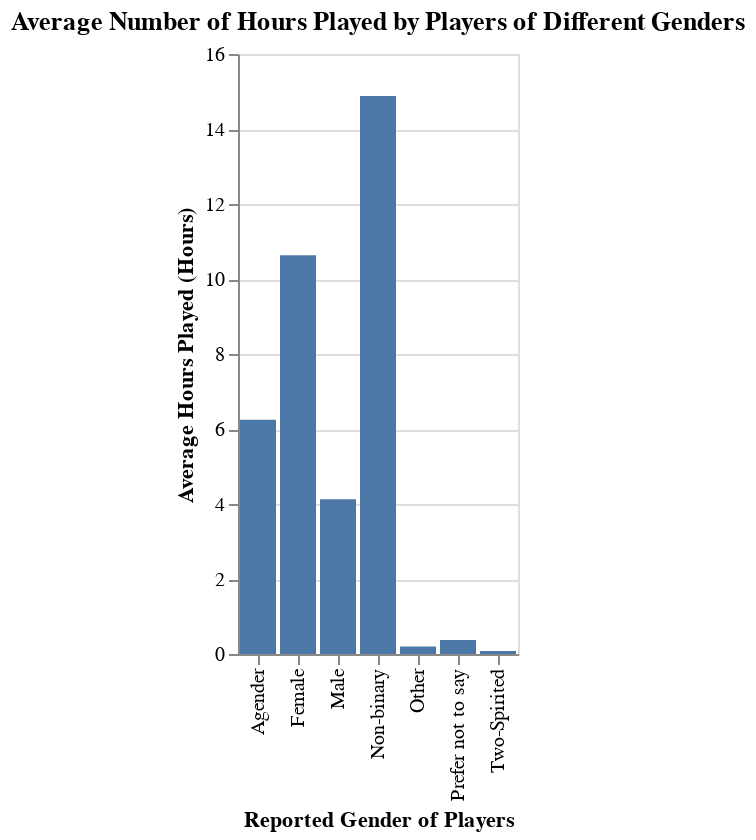

The cell this chart's notebook holds for it:
### Code cell
display(player_data_gender_bar)

### Figure 1 — Vega-Lite specification as saved in the notebook (floating-point values rounded to 4 significant figures)
{"config": {"view": {"continuousWidth": 300, "continuousHeight": 300}}, "data": {"name": "data-506ff0f738df63f40f31539d779f8ae6"}, "mark": {"type": "bar"}, "encoding": {"x": {"field": "gender", "title": "Reported Gender of Players", "type": "nominal"}, "y": {"field": "played_hours", "title": "Average Hours Played (Hours)", "type": "quantitative"}}, "title": "Average Number of Hours Played by Players of Different Genders", "$schema": "https://vega.github.io/schema/vega-lite/v5.20.1.json", "datasets": {"data-506ff0f738df63f40f31539d779f8ae6": [{"gender": "Agender", "subscribe": 1.0, "played_hours": 6.25, "age": 23.5}, {"gender": "Female", "subscribe": 0.7838, "played_hours": 10.64, "age": 21.81}, {"gender": "Male", "subscribe": 0.75, "played_hours": 4.127, "age": 20.21}, {"gender": "Non-binary", "subscribe": 0.7333, "played_hours": 14.88, "age": 19.07}, {"gender": "Other", "subscribe": 1.0, "played_hours": 0.2, "age": 91.0}, {"gender": "Prefer not to say", "subscribe": 0.3636, "played_hours": 0.3727, "age": 21.36}, {"gender": "Two-Spirited", "subscribe": 0.6667, "played_hours": 0.08333, "age": 33.17}]}}
